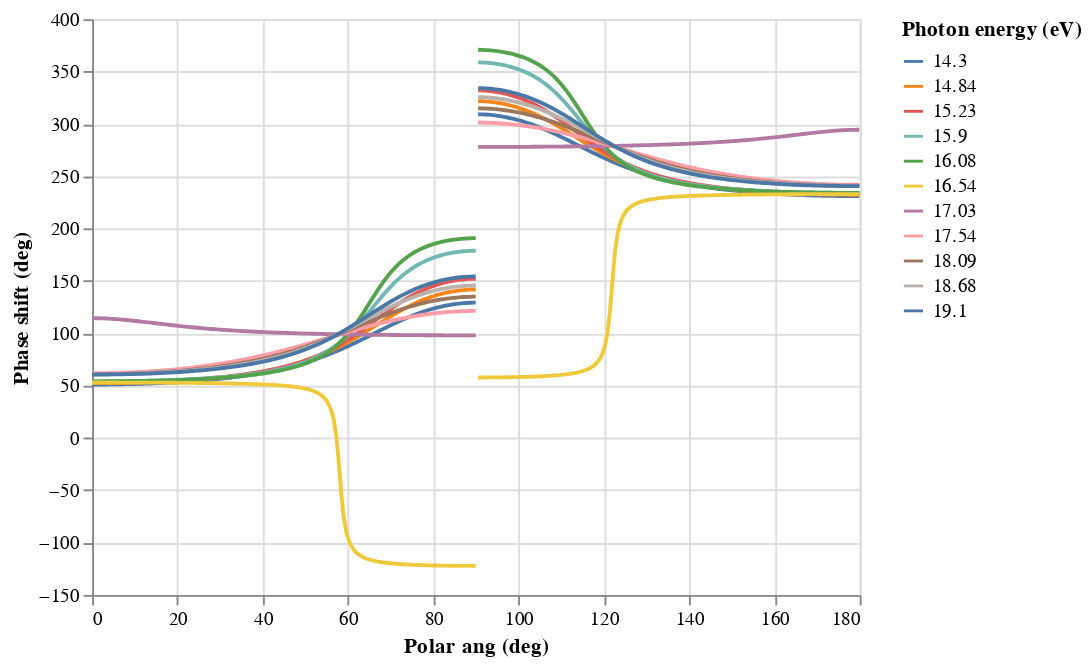

Notebook code cell kept with this figure:
### Code cell
(
    alt
    .Chart(data)
    .mark_line()
    .encode(
        x="Polar ang (deg):Q",
        y="Phase shift (deg):Q",
        color="Photon energy (eV):N",
        )
)

### Figure 1 — Vega-Lite specification as saved in the notebook (floating-point values rounded to 4 significant figures; data arrays with more than 128 entries replaced by an {"elided": "..."} marker saying what was removed)
{"$schema": "https://vega.github.io/schema/vega-lite/v2.6.0.json", "config": {"view": {"height": 300, "width": 400}}, "data": {"name": "data-08f16e8a0bb2040da8091c9f0f82ad22"}, "datasets": {"data-08f16e8a0bb2040da8091c9f0f82ad22": {"elided": "3476 records"}}, "encoding": {"color": {"field": "Photon energy (eV)", "type": "nominal"}, "x": {"field": "Polar ang (deg)", "type": "quantitative"}, "y": {"field": "Phase shift (deg)", "type": "quantitative"}}, "mark": "line"}
